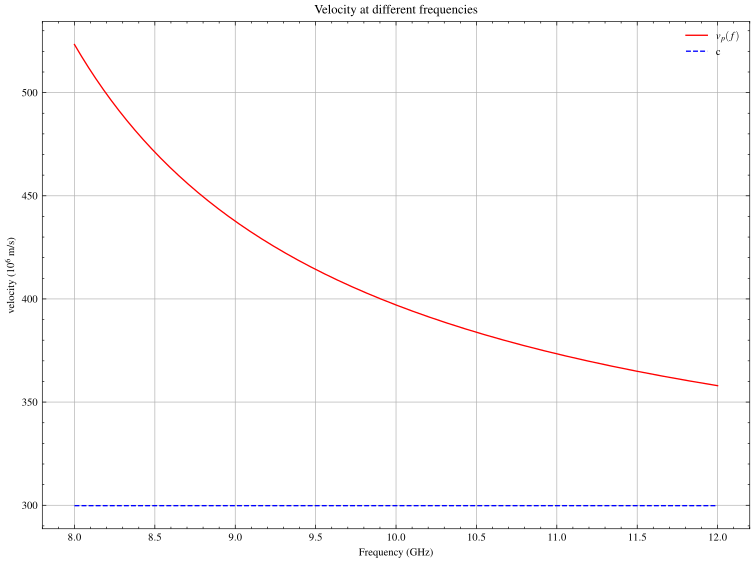

Here is the Python script that generated this plot:
import numpy as np
import matplotlib.pyplot as plt
import scienceplots
plt.style.use(['science','ieee'])


c = 299792458
a = 22.86E-3
steps = 1000
lower = 8E9
upper = 12E9
x = np.linspace(lower,upper,steps)
y = c/np.sqrt((1-(c/(2*a*x))**2))
y2 = np.full(steps,c)
xvert = np.full(100, 6557140376)
yvert = np.linspace(0,1.5E10,100)

# x_meas = [8.91E9]
# y_meas = [442787533.4]
# plt.plot(x_meas,y_meas,color='g',label='measured')

plt.figure(figsize=(8, 6))
plt.plot(x*10**-9, y *10**-6, color='r', label=r'$v_p(f)$')
plt.plot(x*10**-9, y2*10**-6, color='b',label=r'c')
# plt.plot(xvert,yvert,color='black', label='formula cutoff')
plt.xlabel('Frequency (GHz)')
plt.ylabel('velocity ($10^6$ m/s)')
plt.title("Velocity at different frequencies")
plt.legend()
plt.grid(True)
plt.tight_layout()

import os as os
dir_path = os.path.dirname(os.path.realpath(__file__))
file = os.path.join(dir_path, f"phasespeedgraph.svg")
plt.savefig(file, transparent=True)